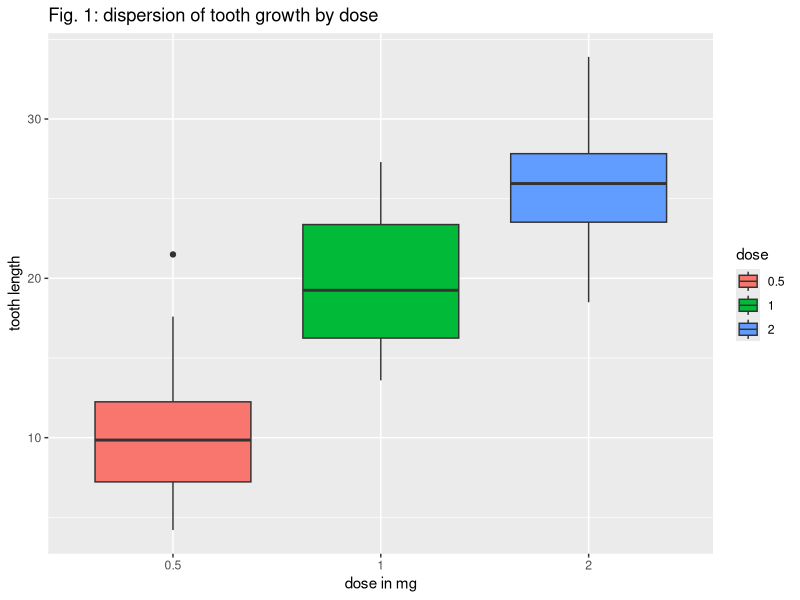

Write R code to recreate this figure.
## ---- chunk 1
knitr::opts_chunk$set(echo = TRUE)
## ---- chunk 2
library(datasets); library(ggplot2)
data("ToothGrowth")
toothGrowth <- ToothGrowth 
toothGrowth$dose <- as.factor(toothGrowth$dose)  # not loaded as categorical variable
## ---- chunk 3
head(toothGrowth)
## ---- chunk 4
tail(toothGrowth)
## ---- chunk 5
unique(toothGrowth$supp)
## ---- chunk 6
unique(toothGrowth$dose)
## ---- chunk 7
sort(unique(toothGrowth$len))
## ---- chunk 8
summary(toothGrowth)
## ---- chunk 9
ggplot(toothGrowth, aes(x=dose, y=len, fill=dose)) + 
  geom_boxplot() +
  ggtitle("Fig. 1: dispersion of tooth growth by dose") +
  xlab("dose in mg") +
  ylab("tooth length")
## ---- chunk 10
h1<-t.test(len ~ supp, data = toothGrowth)
h1$conf.int
h1$p.value
## ---- chunk 11
h2<-t.test(len ~ supp, data = subset(toothGrowth, dose == 0.5))
h2$conf.int
h2$p.value
## ---- chunk 12
h3<-t.test(len ~ supp, data = subset(toothGrowth, dose == 1))
h3$conf.int
h3$p.value

## ---- chunk 13
h4<-t.test(len ~ supp, data = subset(toothGrowth, dose == 2))
h4$conf.int
h4$p.value
